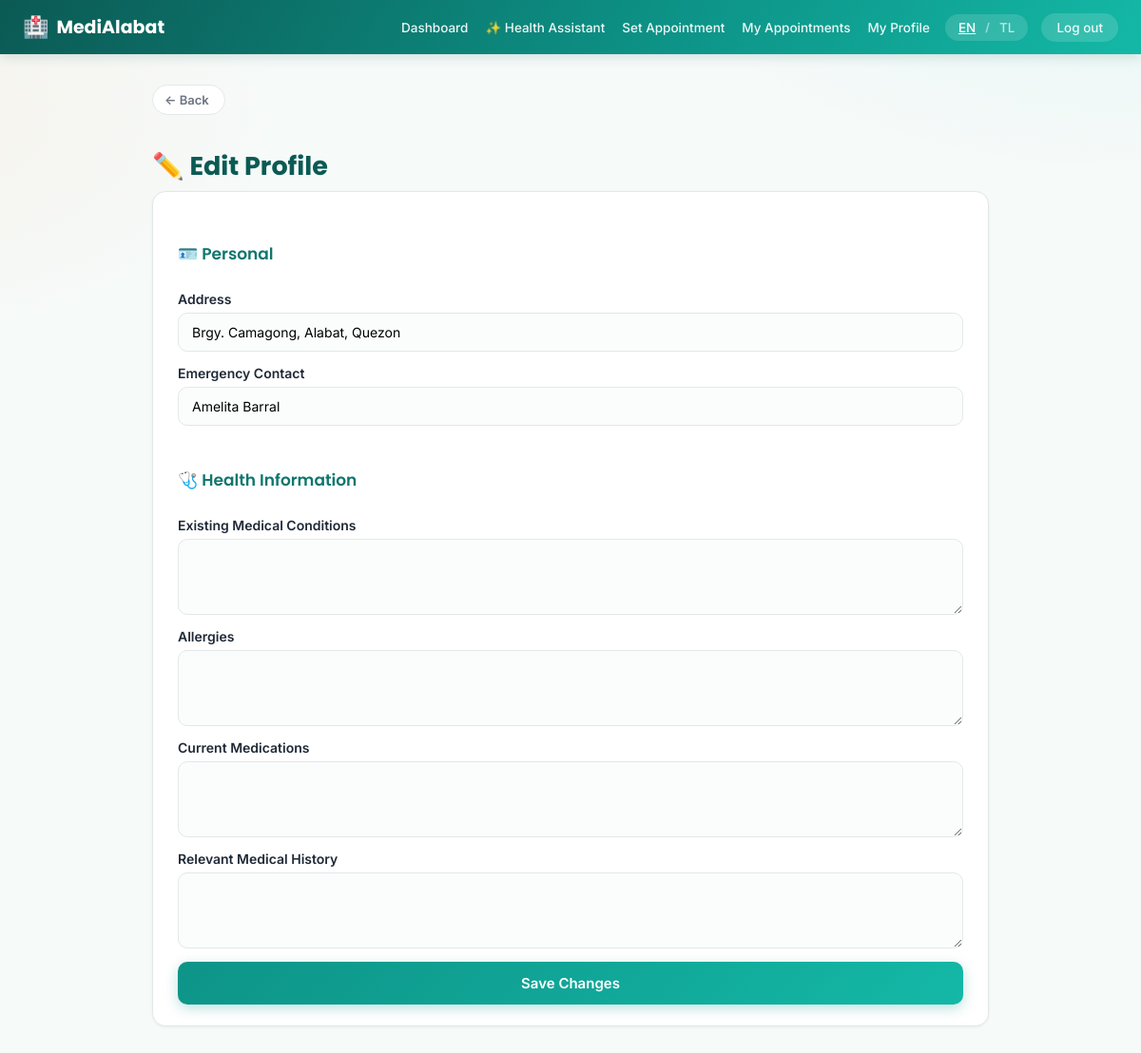
The app's page /profile/edit (signed in) with its own data.
### tables this page shows
CREATE TABLE patient_profiles (
    user_id INTEGER PRIMARY KEY REFERENCES users(id) ON DELETE CASCADE,
    date_of_birth TEXT,
    address TEXT,
    sex TEXT,
    emergency_contact TEXT,
    existing_conditions TEXT,
    allergies TEXT,
    medications TEXT,
    medical_history TEXT
);

### app.py (the view, shortened to what this page needs)
@app.route("/profile/edit", methods=["GET", "POST"])
@login_required(role="patient")
def patient_profile_edit(user):
    conn = get_db()
    profile = conn.execute("SELECT * FROM patient_profiles WHERE user_id = ?", (user["id"],)).fetchone()
    conn.close()
    return render_template("patient/profile_edit.html", profile=profile)

### app.py (called while the page is built)
def current_user():
    if "user_id" not in session:
        return None
    conn = get_db()
    user = conn.execute("SELECT * FROM users WHERE id = ?", (session["user_id"],)).fetchone()
    conn.close()
    return user

def current_lang():
    return session.get("lang", DEFAULT_LANG)

@app.context_processor
def inject_globals():
    lang = current_lang()
    return {
        "current_user": current_user(),
        "current_lang": lang,
        "t": lambda key, **kwargs: _t(key, lang=lang, **kwargs),
    }

def login_required(role=None):
    def decorator(view):
        @functools.wraps(view)
        def wrapped(*args, **kwargs):
            user = current_user()
            if user is None:
                return redirect(url_for("login"))
            if role and user["role"] != role:
                abort(403)
            return view(user, *args, **kwargs)
        return wrapped
    return decorator

### db.py (called while the page is built)
def get_db():
    conn = sqlite3.connect(DB_PATH)
    conn.row_factory = sqlite3.Row
    conn.execute("PRAGMA foreign_keys = ON")
    return conn

### translations.py (called while the page is built)
def t(key, lang="en", **kwargs):
    entry = TRANSLATIONS.get(key)
    if not entry:
        return key
    text = entry.get(lang) or entry.get(DEFAULT_LANG) or key
    if kwargs:
        try:
            text = text.format(**kwargs)
        except (KeyError, IndexError):
            pass
    return text

### templates/patient/profile_edit.html (shortened to what this page needs)
{% extends "base.html" %}
{% block content %}
<h1 class="fade-in">✏️ {{ t('profile.edit_title') }}</h1>
<form method="POST" class="stack-form card fade-in">
    <h2>🪪 {{ t('profile.personal') }}</h2>
    <label>{{ t('auth.address') }}
        <input type="text" name="address" value="{{ profile.address }}">
    </label>
    <label>{{ t('profile.emergency_contact') }}
        <input type="text" name="emergency_contact" value="{{ profile.emergency_contact }}">
    </label>
    <h2>🩺 {{ t('profile.health_info') }}</h2>
    <label>{{ t('profile.existing_conditions') }}
        <textarea name="existing_conditions">{{ profile.existing_conditions or '' }}</textarea>
    </label>
    <label>{{ t('profile.allergies') }}
        <textarea name="allergies">{{ profile.allergies or '' }}</textarea>
    </label>
    <label>{{ t('profile.medications') }}
        <textarea name="medications">{{ profile.medications or '' }}</textarea>
    </label>
    <label>{{ t('profile.medical_history') }}
        <textarea name="medical_history">{{ profile.medical_history or '' }}</textarea>
    </label>
    <button type="submit" class="btn-primary">{{ t('profile.save_changes') }}</button>
</form>
{% endblock %}

### static/style.css (style rules this page uses)
:root { --primary: #0d9488; --primary-dark: #0f766e; --primary-darker: #0b5a54; --accent: #2dd4bf; --accent-warm: #fb923c; --bg: #f6faf9; --card-bg: #ffffff; --text: #1f2937; --muted: #6b7280; --danger: #dc2626; --border: #e2e8e7; --radius: 14px; --radius-lg: 20px; --shadow-sm: 0 1px 3px rgba(15, 23, 42, 0.06); --shadow-md: 0 8px 24px rgba(13, 148, 136, 0.10); --shadow-lg: 0 16px 40px rgba(13, 148, 136, 0.16); }
* { box-sizing: border-box; overflow-wrap: break-word; }
body { margin: 0; font-family: 'Inter', system-ui, -apple-system, sans-serif; background: radial-gradient(900px 500px at 100% -10%, rgba(45, 212, 191, 0.10), transparent 60%), radial-gradient(700px 400px at -10% 10%, rgba(251, 146, 60, 0.07), transparent 60%), var(--bg); background-attachment: fixed; color: var(--text); -webkit-font-smoothing: antialiased; }
h1, h2, h3, .brand, .brand-lg { font-family: 'Poppins', 'Inter', system-ui, sans-serif; }
.fade-in { animation: fadeInUp 0.35s ease both; }
h1 { font-size: 27px; margin-bottom: 6px; font-weight: 700; color: var(--primary-darker); }
h2 { font-size: 17px; margin-top: 30px; margin-bottom: 12px; color: var(--primary-dark); font-weight: 600; }
.card { background: var(--card-bg); border: 1px solid var(--border); border-radius: var(--radius); padding: 22px 26px; margin-bottom: 20px; box-shadow: var(--shadow-sm); transition: box-shadow 0.2s ease, transform 0.2s ease; }
.stack-form { display: flex; flex-direction: column; gap: 14px; }
.stack-form label { display: flex; flex-direction: column; gap: 6px; font-size: 14px; font-weight: 600; color: var(--text); }
input, select, textarea { padding: 11px 14px; border: 1.5px solid var(--border); border-radius: 10px; font-size: 14px; font-family: inherit; background: #fbfdfd; transition: border-color 0.15s ease, box-shadow 0.15s ease; }
textarea { min-height: 80px; resize: vertical; }
button { font-family: inherit; cursor: pointer; }
.btn-primary { background: linear-gradient(135deg, var(--primary), #14b8a6); color: white; border: none; padding: 13px 24px; border-radius: 10px; font-size: 15px; font-weight: 600; display: inline-block; text-align: center; box-shadow: 0 4px 14px rgba(13, 148, 136, 0.28); transition: transform 0.15s ease, box-shadow 0.15s ease; }

### records on screen
patient_profiles: address "Brgy. Camagong, Alabat, Quezon", emergency_contact "Amelita Barral"

### other values on screen
{{ t('nav.dashboard') }} "Dashboard"
{{ t('nav.health_assistant') }} "Health Assistant"
{{ t('nav.set_appointment') }} "Set Appointment"
{{ t('nav.my_appointments') }} "My Appointments"
{{ t('nav.my_profile') }} "My Profile"
{{ t('nav.logout') }} "Log out"
{{ t('nav.back') }} "Back"
{{ t('profile.edit_title') }} "Edit Profile"
{{ t('profile.personal') }} "Personal"
{{ t('auth.address') }} "Address"
{{ t('profile.emergency_contact') }} "Emergency Contact"
{{ t('profile.health_info') }} "Health Information"
{{ t('profile.existing_conditions') }} "Existing Medical Conditions"
{{ t('profile.allergies') }} "Allergies"
{{ t('profile.medications') }} "Current Medications"
